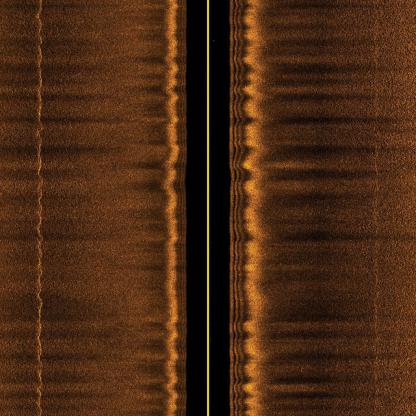
#> input picture Test_Data/0001_2010.jpg, 416 x 416 px
$ python -i preprocess.py   (imports and definitions only)
#> lines starting #> are read from the running program, lines starting #| are printed output that depends on the picture; after the words box and inside, x2 and y2 are one past the last pixel; in counts of white or black regions, pixels touching at a corner belong together
#> further down, picture is the input picture: shape (416, 416, 3); mean B, G, R 19.9, 42, 74.7
"""
backend/pipeline/preprocess.py
AquaSentinel AI - Sonar Signal Preprocessing Pipeline
Applies water-column excision, empirical gain normalization across the swath, and CLAHE.
"""
from typing import Tuple
import numpy as np
import cv2


def preprocess_sonar_image(
    image: np.ndarray,
    remove_water_column: bool = True,
    nadir_width_ratio: float = 0.05,
    apply_clahe: bool = True,
    clahe_clip_limit: float = 2.5,
    clahe_grid_size: Tuple[int, int] = (8, 8),
    apply_gain_normalization: bool = True
) -> np.ndarray:
    """
    Standard preprocessing pipeline for Side-Scan & Multibeam Sonar imagery.
    Operates on grayscale or RGB acoustic waterfalls/tiles.
    """
#> called with remove_water_column = True, nadir_width_ratio = 0.05, apply_clahe = True, clahe_clip_limit = 2.5, clahe_grid_size = (8, 8), apply_gain_normalization = True
    if len(image.shape) == 3:
        gray = cv2.cvtColor(image, cv2.COLOR_BGR2GRAY)
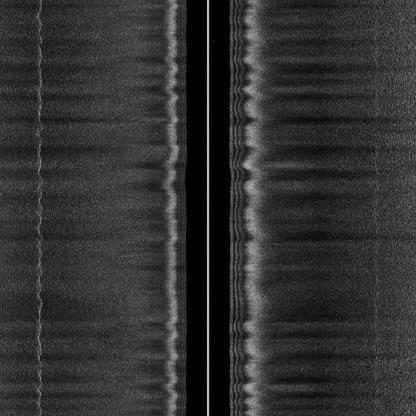
#> gray: shape (416, 416); min 0, max 198, mean 49.3
        is_color = True
    else:
        gray = image.copy()
        is_color = False

    h, w = gray.shape
#> h = 416; w = 416

    # 1. Water-column excision / nadir blanking
    if remove_water_column and nadir_width_ratio > 0.0:
        mid_x = w // 2
#> mid_x = 208
        nadir_half_width = int((w * nadir_width_ratio) / 2)
#> nadir_half_width = 10
        x_start = max(0, mid_x - nadir_half_width)
#> x_start = 198
        x_end = min(w, mid_x + nadir_half_width)
#> x_end = 218
        # Attenuate water column intensity (simulate excision/blanking)
        gray[:, x_start:x_end] = (gray[:, x_start:x_end] * 0.1).astype(np.uint8)
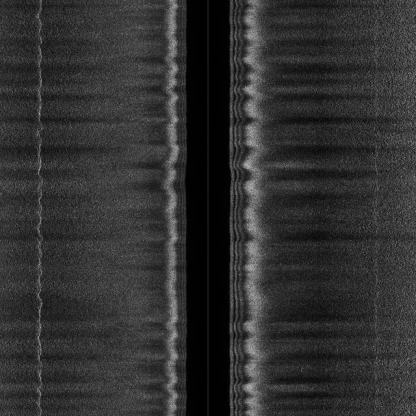
#> gray: shape (416, 416); 4.35% of pixels changed, all inside (x1, y1, x2, y2) = (198, 0, 218, 416)

    # 2. Empirical Swath Gain Normalization (EGN)
    if apply_gain_normalization:
        # Compute mean intensity per column across the swath
        col_means = np.mean(gray.astype(np.float32), axis=0) + 1e-5
#> col_means = 416 values, max 121.7 at index 252, min 1e-05 at index 195, mean 48.28
        overall_mean = np.mean(col_means)
#> overall_mean = 48.28
        gain_curve = overall_mean / col_means
#> gain_curve = 416 values, max 4827709.5 at index 195, min 0.397 at index 252, mean 139374.4
        # Smooth gain curve with 1D Gaussian kernel to avoid high-frequency striping
        gain_curve_smoothed = cv2.GaussianBlur(gain_curve.reshape(1, -1), (15, 1), 3.0).flatten()
#> gain_curve_smoothed = 416 values, max 3796150.2 at index 201, min 0.43 at index 253, mean 139374.4
        # Apply gain curve across columns
        normalized = gray.astype(np.float32) * gain_curve_smoothed
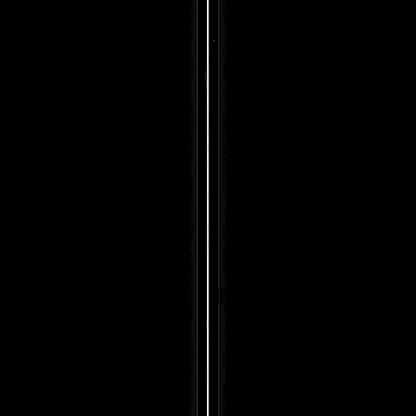
#> normalized: shape (416, 416) float32; min 0, max 18157616, mean 114106.3; drawn with min black and max white
        gray = np.clip(normalized, 0, 255).astype(np.uint8)
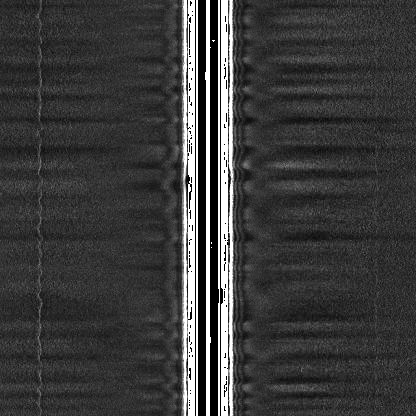
#> gray: shape (416, 416); min 0, max 255, mean 59.8

    # 3. CLAHE (Contrast Limited Adaptive Histogram Equalization)
    if apply_clahe:
        clahe = cv2.createCLAHE(clipLimit=clahe_clip_limit, tileGridSize=clahe_grid_size)
        gray = clahe.apply(gray)
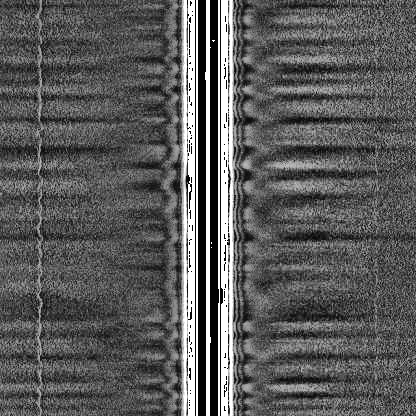
#> gray: shape (416, 416); min 3, max 255, mean 90.7

    if is_color:
        return cv2.cvtColor(gray, cv2.COLOR_GRAY2BGR)
    return gray

>>> import cv2
>>> picture = cv2.imread('../../Test_Data/0001_2010.jpg')
>>> result = preprocess_sonar_image(picture)

$ run again, on Test_Data/0001_2015.jpg
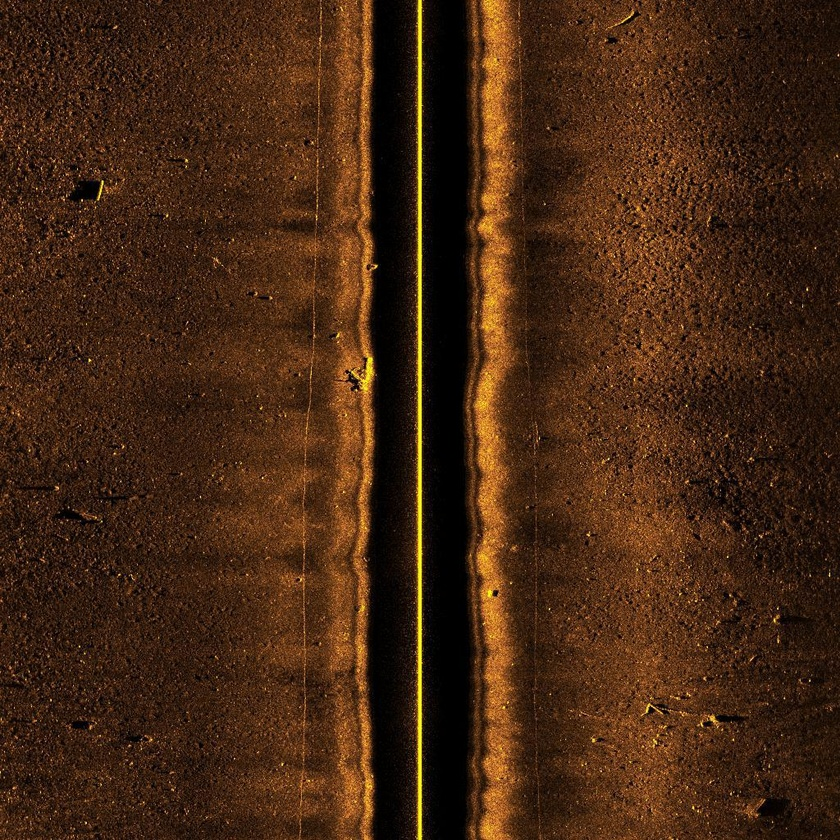
#> input picture Test_Data/0001_2015.jpg, 840 x 840 px, shrunk from 1024 x 1024 before the run
#> picture is the input picture: shape (840, 840, 3); mean B, G, R 19.5, 39.8, 69.6
#> in preprocess_sonar_image, `gray[:, x_start:x_end] = (gray[:, x_start:x_end] * 0.1).astype(np.uint8)`:
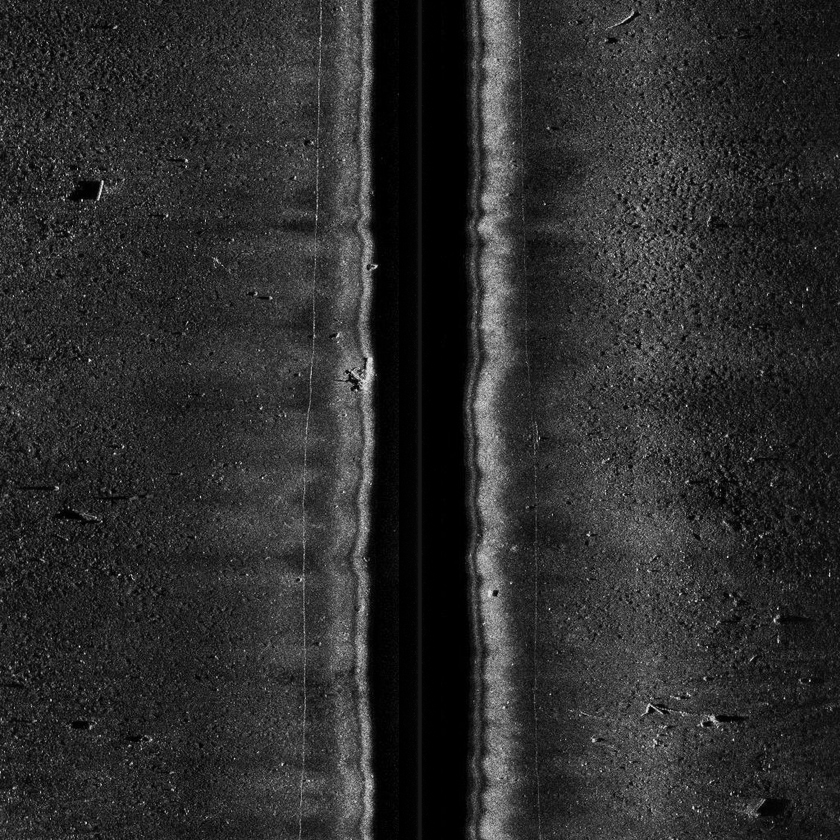
#> gray: shape (840, 840); min 0, max 243, mean 44.7
#> col_means = 840 values, max 134.9 at index 491, min 0.00358 at index 440, mean 44.71
#> overall_mean = 44.71
#> gain_curve = 840 values, max 12483.9 at index 440, min 0.331 at index 491, mean 95.7
#> gain_curve_smoothed = 840 values, max 4648.2 at index 439, min 0.344 at index 492, mean 95.7
#> in preprocess_sonar_image, `gray = clahe.apply(gray)`:
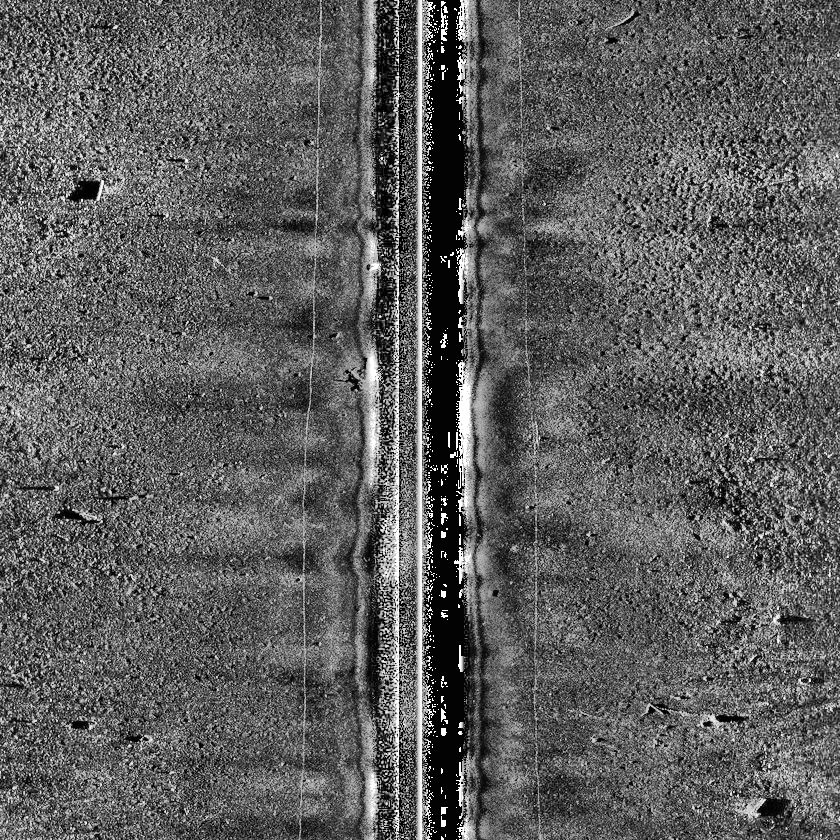
#> gray: shape (840, 840); min 0, max 255, mean 93.3

$ run again, on Test_Data/0003_2015.jpg
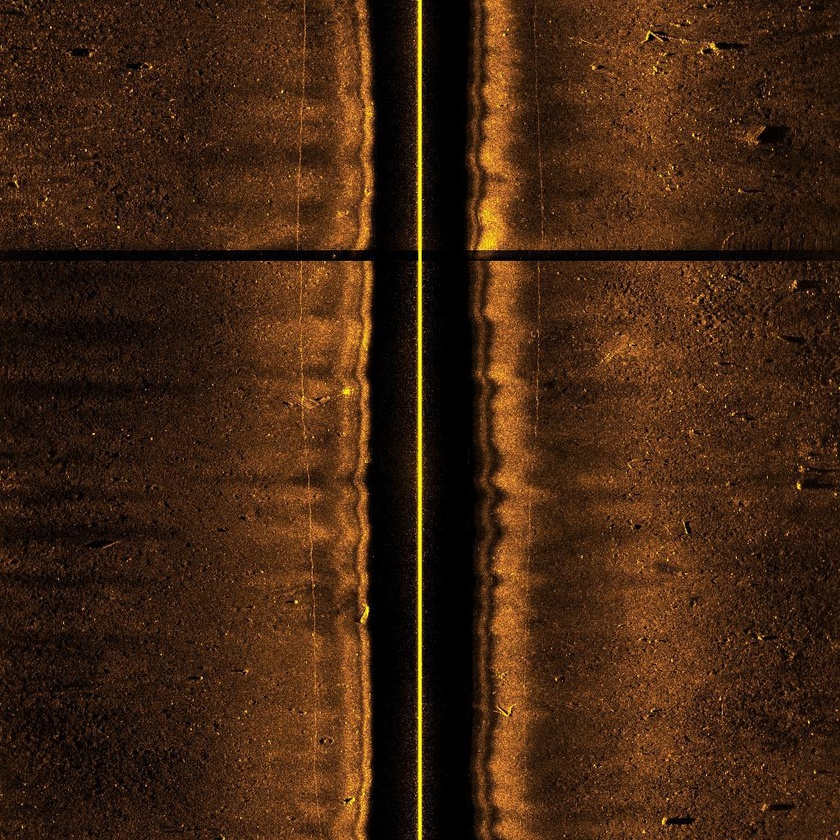
#> input picture Test_Data/0003_2015.jpg, 840 x 840 px, shrunk from 1024 x 1024 before the run
#> picture is the input picture: shape (840, 840, 3); mean B, G, R 18.3, 38.4, 67.3
#> in preprocess_sonar_image, `gray[:, x_start:x_end] = (gray[:, x_start:x_end] * 0.1).astype(np.uint8)`:
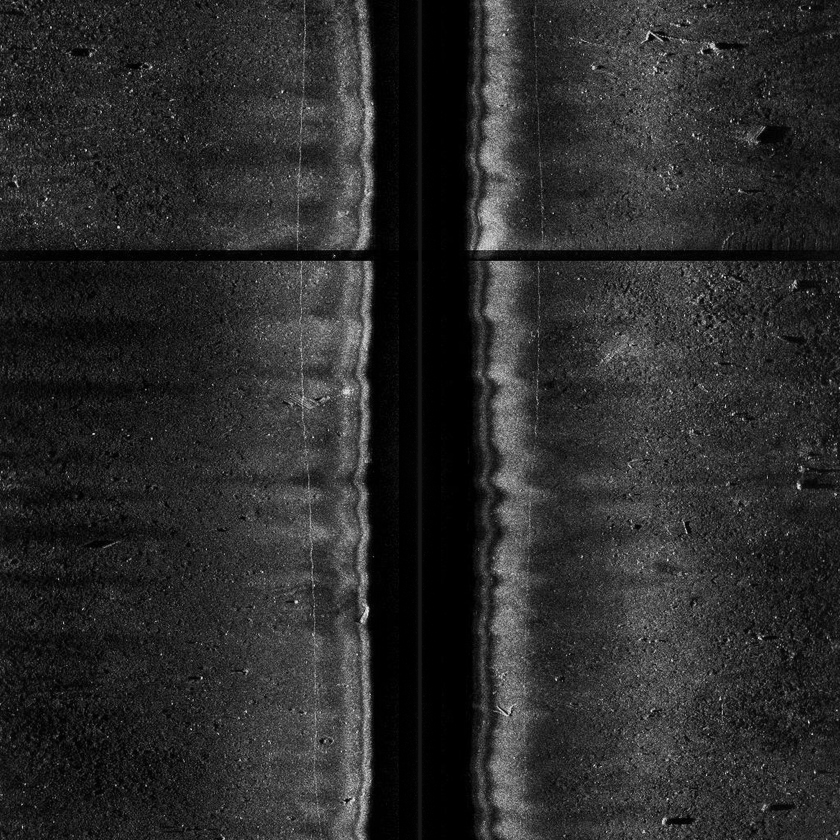
#> gray: shape (840, 840); min 0, max 241, mean 43.1
#> col_means = 840 values, max 119.2 at index 365, min 0.00477 at index 440, mean 43.11
#> overall_mean = 43.11
#> gain_curve = 840 values, max 9034.1 at index 440, min 0.362 at index 365, mean 39.89
#> gain_curve_smoothed = 840 values, max 1729.7 at index 439, min 0.399 at index 503, mean 39.89
#> in preprocess_sonar_image, `gray = clahe.apply(gray)`:
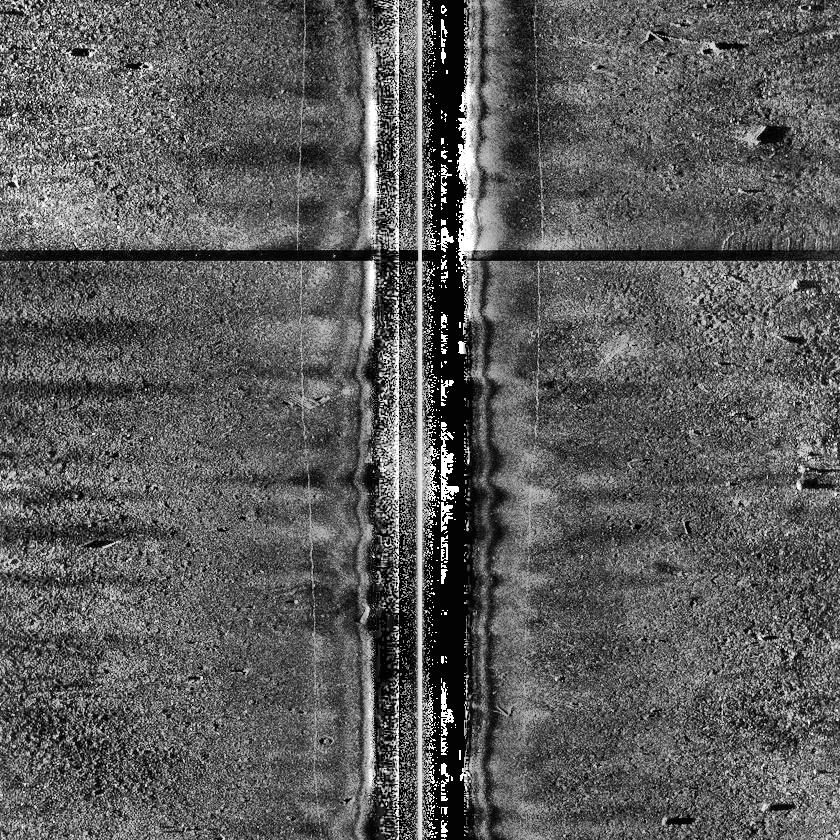
#> gray: shape (840, 840); min 0, max 255, mean 91

$ run again, on Test_Data/0003_2021.jpg
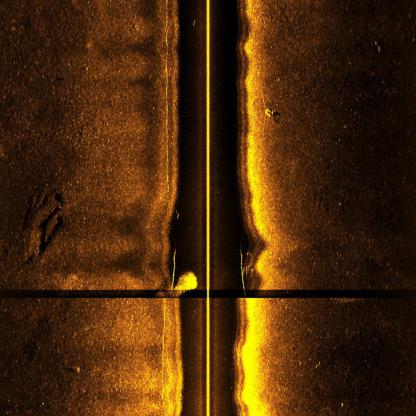
#> input picture Test_Data/0003_2021.jpg, 416 x 416 px
#> picture is the input picture: shape (416, 416, 3); mean B, G, R 11, 41.8, 74.6
#> in preprocess_sonar_image, `gray[:, x_start:x_end] = (gray[:, x_start:x_end] * 0.1).astype(np.uint8)`:
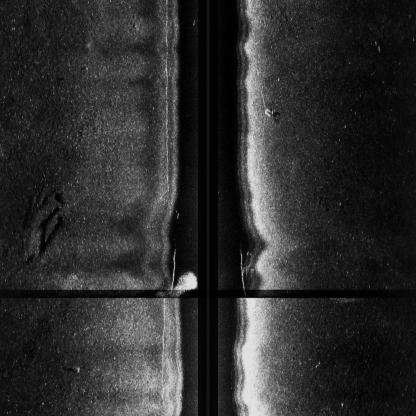
#> gray: shape (416, 416); min 0, max 228, mean 45.5
#> col_means = 416 values, max 164.3 at index 252, min 2.18 at index 204, mean 45.55
#> overall_mean = 45.55
#> gain_curve = 416 values, max 20.87 at index 204, min 0.277 at index 252, mean 2.16
#> gain_curve_smoothed = 416 values, max 14.93 at index 213, min 0.288 at index 254, mean 2.16
#> in preprocess_sonar_image, `gray = clahe.apply(gray)`:
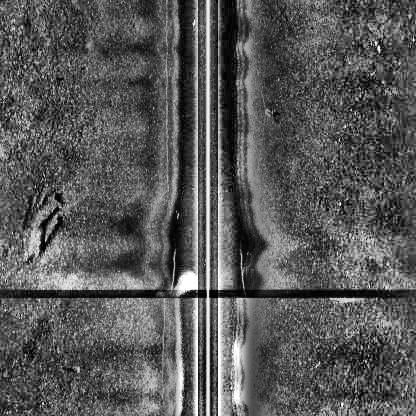
#> gray: shape (416, 416); min 0, max 255, mean 88.2
